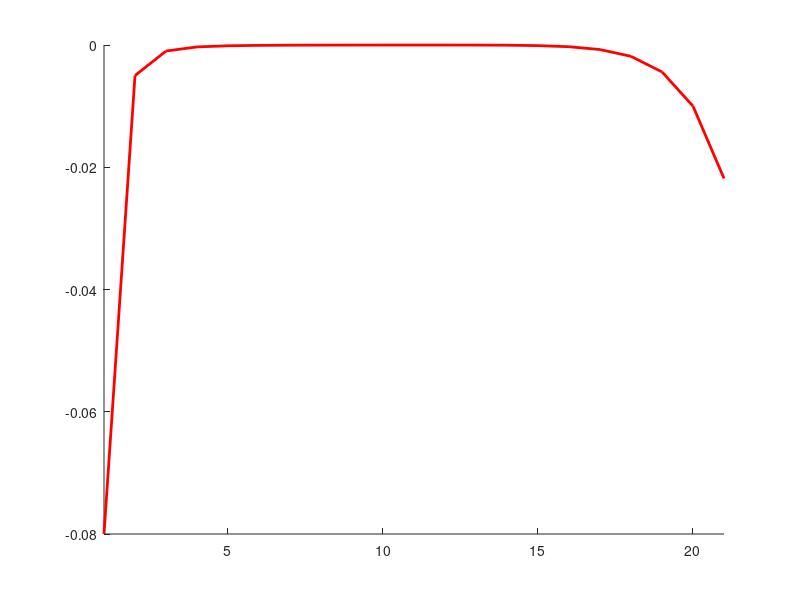

Write the MATLAB code that produced this figure.
%-------------------------------------%
% Figure of the Laplacian Dissipation %  
%-------------------------------------%
nx = 64; 


%--- small-scale dissipation
ksig   =  20;
psig   =  8;
rtsig  =  0.01;

%--- large-scale dissipation
klam   =  2;
plam   = -2;
rtlam  =  0.005;

%--- wave number grid
kmax   = fix(nx/3);

%============== internal part ============

%--- spectral grid
k =  1:kmax;

sig = rtsig*(1/ksig)^(2*psig);
lam = rtlam*(1/klam)^(2*plam);

r   = k;
r2  = k.^2;

D_sig   = -sig*r2.^psig;
D_lam   = -lam*r2.^plam;

D       = D_sig + D_lam;

ff = figure
ax = axes
set(ax,'XLim',[1,kmax]);
hold
pp = plot(r,D_sig + D_lam,'r');
set(pp,'LineWidth',[2]);


